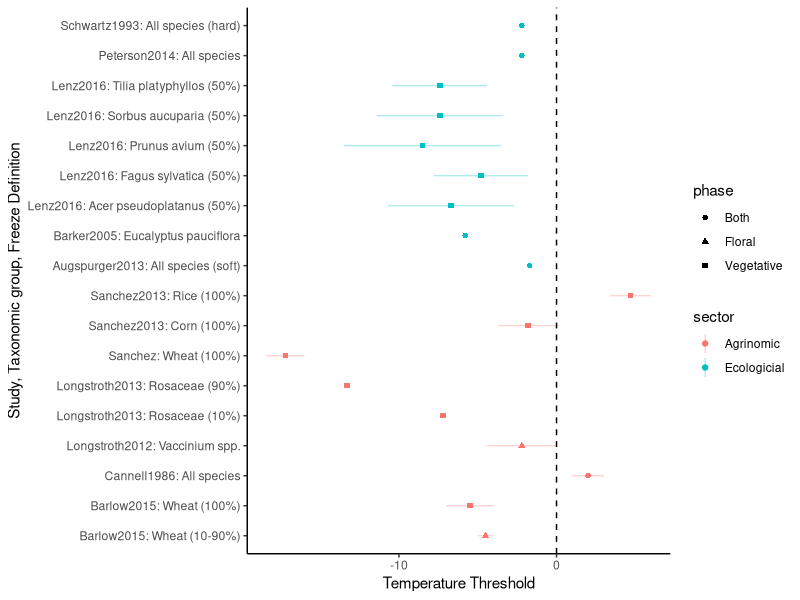

Generate this figure with R:
## Updating format of Temperature Table

## 30 October 2017
## Attempt to create a timeline chart
# Using John O'Keefe's Data!!

# Clear workspace
rm(list=ls()) # remove everything currently held in the R memory
options(stringsAsFactors=FALSE)
graphics.off()

# Load libraries
library(dplyr)
library(tidyr)
library(ggplot2)

## Let's make the data...
d<- data.frame(study=c("Lenz2016: Sorbus aucuparia (50%)", "Lenz2016: Prunus avium (50%)", "Lenz2016: Tilia platyphyllos (50%)", 
                       "Lenz2016: Acer pseudoplatanus (50%)", "Lenz2016: Fagus sylvatica (50%)", "Schwartz1993: All species (hard)", 
                       "Augspurger2013: All species (soft)", "Barker2005: Eucalyptus pauciflora", "Peterson2014: All species",
                       "Cannell1986: All species", "Longstroth2012: Vaccinium spp.", "Longstroth2013: Rosaceae (10%)", "Longstroth2013: Rosaceae (90%)",
                       "Barlow2015: Wheat (10-90%)", "Barlow2015: Wheat (100%)", "Sanchez2013: Rice (100%)", "Sanchez2013: Corn (100%)", "Sanchez: Wheat (100%)"), 
               phase=c("Vegetative", "Vegetative", "Vegetative", "Vegetative", "Vegetative", "Both", "Both", "Both", "Both", "Both",
                       "Floral", "Vegetative", "Vegetative", "Floral", "Vegetative", "Vegetative", "Vegetative", "Vegetative"),
               sector=c("Ecologicial", "Ecologicial", "Ecologicial", "Ecologicial", "Ecologicial", "Ecologicial",
                        "Ecologicial", "Ecologicial", "Ecologicial", "Agrinomic", "Agrinomic", "Agrinomic", "Agrinomic",
                        "Agrinomic", "Agrinomic", "Agrinomic", "Agrinomic", "Agrinomic"),
               temperature=c(-7.4, -8.5, -7.4, -6.7, -4.8, -2.2, -1.7, -5.8, -2.2, 2, -2.2, -7.2, -13.3, -4.5,
                             -5.5, 4.7, -1.8, -17.2),
               sd=c(4, 5, 3, 4, 3, 0, 0, 0, 0, 1, 2.2, 0, 0, 0.5, 1.5, 1.3, 1.9, 1.2))

d$alph<-ifelse(d$sector=="Agrinomic", 1, 2)
d$set<-reorder(d$study, d$alph)
ggplot(d, aes(x=set, y=temperature)) + 
         geom_linerange(aes(ymin=temperature-sd, ymax=temperature+sd, color=sector), alpha=0.3) + 
         geom_point(aes(shape=phase, color=sector)) + ylab("Temperature Threshold") +
  xlab("Study, Taxonomic group, Freeze Definition") + 
  geom_hline(yintercept=0, linetype=2) + coord_flip() + 
  theme(panel.grid.major = element_blank(), panel.grid.minor = element_blank(), 
        panel.background = element_blank(), axis.line = element_line(colour = "black")) 
